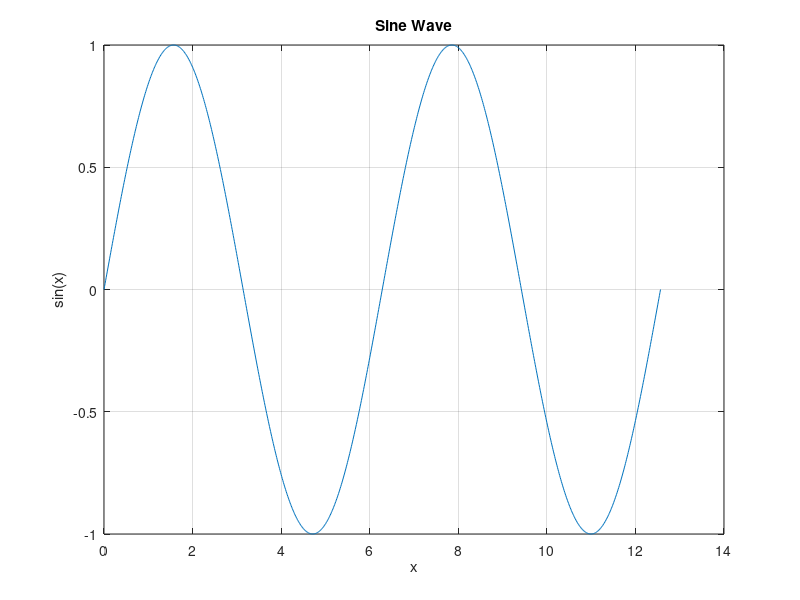

Write MATLAB code to recreate this figure.
% This MATLAB script plots a sine wave

% Define the x-axis values
x = linspace(0, 4*pi, 1000);

% Calculate the corresponding y-values (sine of x)
y = sin(x);

% Create the plot
figure;
plot(x, y);

% Add labels and title
xlabel('x');
ylabel('sin(x)');
title('Sine Wave');

% Add a grid for better readability
grid on;
